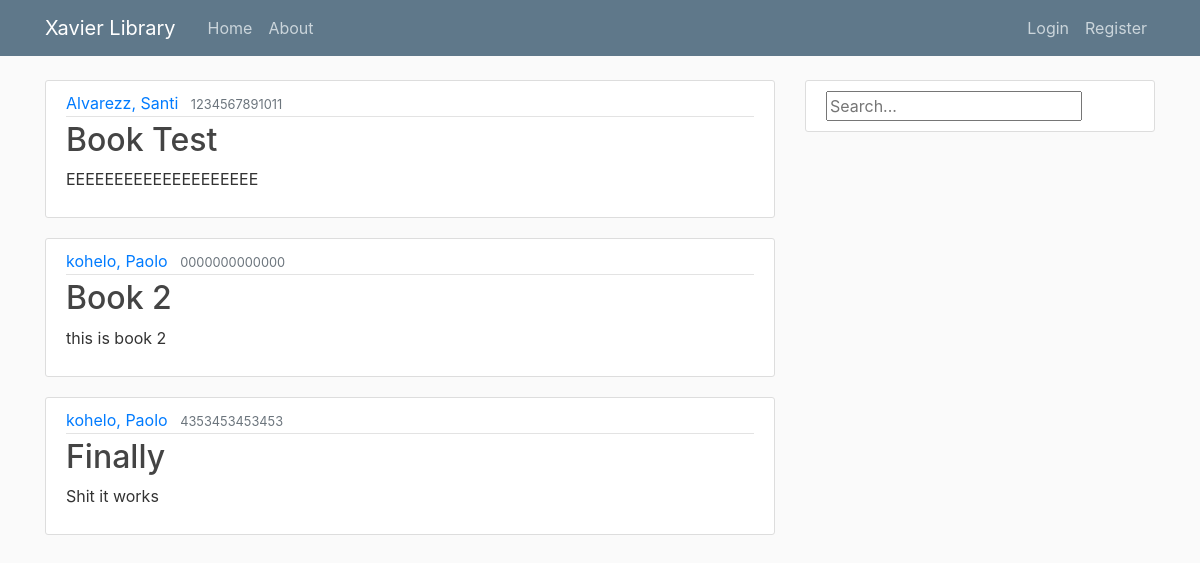
The page / on the database its author committed.
### library/models.py (models this page shows, shortened)
class Book(models.Model):
    title = models.CharField(max_length=200)
    author = models.ForeignKey('Author', on_delete=models.SET_NULL, null=True)
    summary = models.TextField(max_length=1000, help_text="Enter a brief description of the book")
    isbn = models.CharField('ISBN', max_length=13,
                            help_text='13 Character <a href="https://www.isbn-international.org/content/what-isbn'
                                      '">ISBN number</a>')
    genre = models.ManyToManyField(Genre, help_text="Select a genre for this book")
    language = models.ForeignKey('Language', on_delete=models.SET_NULL, null=True)
    call = models.CharField('Call Number', max_length=3, help_text="Enter a 3 digit call number", null=True)
    def display_genre(self):
        """Creates a string for the Genre. This is required to display genre in Admin."""
        return ', '.join([genre.name for genre in self.genre.all()[:3]])
    display_genre.short_description = 'Genre'

class Author(models.Model):
    first_name = models.CharField(max_length=100)
    last_name = models.CharField(max_length=100)
    date_of_birth = models.DateField(null=True, blank=True)
    date_of_death = models.DateField('died', null=True, blank=True)
    class Meta:
        ordering = ['last_name', 'first_name']
    def __str__(self):
        return '{0}, {1}'.format(self.last_name, self.first_name)

### library/views.py (the view)
# urls.py: path('', BookListView.as_view(), name='library-home'), #path('', views.home, name='library-home'),
class BookListView(ListView):
	model = Book
	template_name = 'library/home.html'
	context_object_name = 'books'

### library/templates/library/home.html
{% extends "library/base.html" %}
{% block content%}
	{% for book in books %}
		<article class="media content-section">
		  <div class="media-body">
		    <div class="article-metadata">
		      <a class="mr-2" href="#">{{ book.author }}</a>
		      <small class="text-muted">{{ book.isbn }}</small>
		    </div>
		    <h2><a class="article-title" href="{% url 'book-detail' book.id %}">{{ book.title }}</a></h2>
		    <p class="article-content">{{ book.summary }}</p>
		  </div>
		</article>
	{% endfor %}
{% endblock content %}

### library/static/library/main.css (style rules this page uses)
body { background: #fafafa; color: #333333; margin-top: 5rem; }
h1, h2, h3, h4, h5, h6 { color: #444444; }
.content-section { background: #ffffff; padding: 10px 20px; border: 1px solid #dddddd; border-radius: 3px; margin-bottom: 20px; }
.article-title { color: #444444; }
.article-content { white-space: pre-line; }
.article-metadata { padding-bottom: 1px; margin-bottom: 4px; border-bottom: 1px solid #e3e3e3 }

### rows shown on the page
Book: author "Alvarezz, Santi", isbn "1234567891011", title "Book Test", summary "EEEEEEEEEEEEEEEEEEEE"
Book: author "kohelo, Paolo", isbn "0000000000000", title "Book 2", summary "this is book 2"
Book: author "kohelo, Paolo", isbn "4353453453453", title "Finally", summary "Shit it works"
